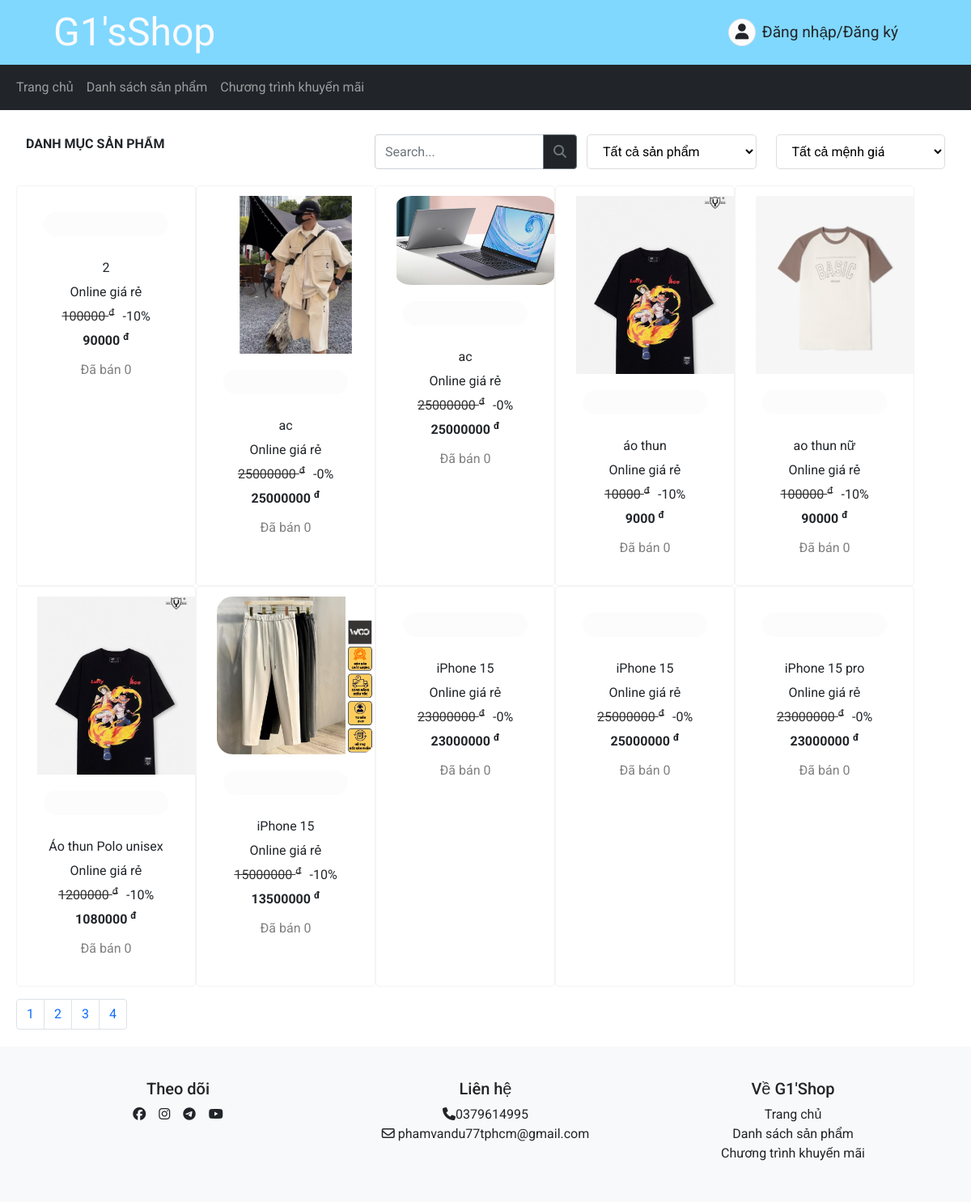
Page /index.php?page=productlist on the committed database.
### tables this page shows
CREATE TABLE IF NOT EXISTS `sanpham` (
  `id` int(11) NOT NULL AUTO_INCREMENT,
  `tenSanPham` varchar(255) NOT NULL,
  `giaBan` int(11) NOT NULL,
  `idLoaiSP` int(11) DEFAULT NULL,
  `src` varchar(255) DEFAULT '/web2/STATIC/assets/default.png',
  `moTa` text DEFAULT NULL,
  `maDVT` int(11) DEFAULT NULL,
  `trangthai` int(11) DEFAULT NULL,
  `giaNhap` int(11) DEFAULT NULL,
  PRIMARY KEY (`id`),
  KEY `idLoaiSP` (`idLoaiSP`),
  KEY `maDVT` (`maDVT`),
  CONSTRAINT `sanpham_ibfk_1` FOREIGN KEY (`idLoaiSP`) REFERENCES `loaisp` (`id`),
  CONSTRAINT `sanpham_ibfk_2` FOREIGN KEY (`maDVT`) REFERENCES `donvitinh` (`id`)
);

### MODEL/SanPhamModel.php (called while the page is built, shortened)
<?php
class SanPhamModel {
    public function getSanPhamList($start,$limit ) {
        $db = new Database();
        $conn = $db->getConnection();
        $start = intval($start);
        $limit = intval($limit);
        $sql = "SELECT s.*,
        k.giaTri,
        k.background,
        SUM(cthd.soluong) AS TongSoLuongBanDuoc,
        k.tenKhuyenMai,
        CASE
            WHEN AVG(dg.star) - FLOOR(AVG(dg.star)) >= 0.5 THEN CEIL(AVG(dg.star))
            ELSE FLOOR(AVG(dg.star))
        END AS TrungBinhStar,
        k.hansudung
        FROM sanpham s
        LEFT JOIN chitietkhuyenmai ctk ON s.id = ctk.idsanpham
        LEFT JOIN khuyenmai k ON ctk.idkhuyenmai = k.id
        LEFT JOIN danhgia dg ON s.id = dg.idsanpham
        LEFT JOIN chitiethoadon cthd ON s.id = cthd.idsanpham
        WHERE s.trangthai=1
        GROUP BY cthd.idsanpham, s.tenSanPham, s.giaBan, s.src, k.giaTri, k.tenKhuyenMai, k.hansudung
        LIMIT ?, ?
        ";
        $stmt = $conn->prepare($sql);
        $stmt->bind_param("ii", $start, $limit);
        $stmt->execute();
        $result = $stmt->get_result();
        $sanphamList = array();
        if ($result->num_rows > 0) {
            while ($row = $result->fetch_assoc()) {
                $sanphamList[] = $row;
            }
        }
        return $sanphamList;
    }
}
?>

### CONTROLLER/SanPhamController.php (called while the page is built, shortened)
<?php
class SanPhamController {
    public $sanphamModel;
    public function __construct() {
        require_once __DIR__.'\..\MODEL\SanPhamModel.php';
        $this->sanphamModel = new SanPhamModel();
    }
    public function getDataForView() {
        return $this->sanphamModel->getSanPhamList(0,10);
    }
}
?>

### VIEWS/productlist/productlist.php (the view, shortened to what this page needs)
<!DOCTYPE html>
<html lang="en">
<head>
    <link rel="stylesheet" href="/SaleSphere/STATIC/css/index.css">
    <link rel="stylesheet" href="/SaleSphere/STATIC/css/category.css">
</head>
<body>
    <?php
    require_once __DIR__.'\..\..\CONTROLLER\SanPhamController.php';
    $sanphamList = $controller->getDataForView();
    ?>
    <section class="category">
        <div class="category-right">
            <div class="category-right-top-items">
                <p id="category-tittle">DANH MỤC SẢN PHẨM</p>
            </div>
            <div class="input-group" style="max-width: 250px; max-height: 50px;">
                <input type="text" class="form-control" placeholder="Search..." aria-label="Search" aria-describedby="searchButton" id="searchInput">
                <button class="btn btn-outline-secondary bg-dark" type="button" id="searchButton">
                    <i class="fas fa-search"></i>
                </button>
                    </div>
            <div class="category-right-top-items">
                <select name="" id="" onchange="loadProducts(this.value)">
                    <option value="Tất cả sản phẩm">Tất cả sản phẩm</option>
                </select>
            </div>
            <div class="category-right-top-items">
                <select name="" id="" onchange="loadProductsTheoKhoangGia(this.value)">
                    <option value="Tất cả mệnh giá">Tất cả mệnh giá</option>
                </select>
            </div>
        </div>
        <div class="product-gallery-content-product" id="productList">
        <?php if(isset($sanphamList) && !empty($sanphamList)) {?>
            <?php foreach ($sanphamList as $sanpham): ?>
                <div class="product-gallery-content-product-item" onclick="test(<?php echo $sanpham['id']; ?>)">
                <div class="split-img">
                <img src="<?php echo $sanpham['src']; ?>" alt="" class="image-product-vip">
                </div>
                <div class="product-gallery-content-product-text" >
                <?php if ($sanpham['tenKhuyenMai']!=null && (strtotime($sanpham['hansudung'])>time() || strtotime($sanpham['hansudung'])==null)){ ?>
                    <?php if ($sanpham['background']!=null){ ?>
                    <li style="background-color:<?php echo  $sanpham['background'];  }?>;"><img src="/SaleSphere/STATIC/assets/icon-percent.webp" alt="">
                        <p><?php
                            echo $sanpham['tenKhuyenMai'];
                            ?></p>
                    </li>
                    <?php }
                    else{
                        echo '<li style="background-color: #fcfcfc;"></li>';
                    }?>
                    <li><?php echo $sanpham['tenSanPham']; ?></li>
                    <li>Online giá rẻ</li>
                    <li><a href=""><?php echo $sanpham['giaBan']; ?> <sup>đ</sup></a><span>-<?php if($sanpham['giaTri']!=null){echo $sanpham['giaTri'];}else{echo "0";} ?>%</span></li>
                    <li><?php if($sanpham['giaTri']!=null){
                        $value=$sanpham['giaBan'];
                        $khuyenmai=$sanpham['giaTri'];
                        $giaban= $value - $value *$khuyenmai/100;
                        echo $giaban;}else{echo $sanpham['giaBan'];} ?> <sup>đ</sup></li>
                    <li>
                    </li>
                    <li>
                        <p style="color: gray;">Đã bán <?php if($sanpham['TongSoLuongBanDuoc']!=null){echo$sanpham['TongSoLuongBanDuoc'];}
                        else{
                            echo "0";
                        }?></p>
                    </li>
                </div>
            </div>
            <?php endforeach; ?>
            <?php }else{
                echo "không có sản phẩm nào";
            } ?>
                </div>
        <div class="category-bottom">
            <nav aria-label="Page navigation">
                <ul class="pagination justify-content-center" id="pagination" >
                </ul>
            </nav>
        </div>
    </section>
</body>
</head>
</html>

### STATIC/css/style.css (style rules this page uses)
* { font-family: 'Dancing Script', cursive; font-family: 'Roboto', sans-serif; font-size: 1rem; }
:root { --primary-color: #80d8ff; --text-color: #FAFAFA; --black-color: #; }

### STATIC/css/index.css (style rules this page uses)
* { box-sizing: border-box; margin: 0; padding: 0; font-family: Roboto; }
li { list-style: none; }
a { text-decoration: none; color: #000; }
#searchInput { background-color: transparent; }
.product-gallery-content-product { display: flex; flex-wrap: wrap; }
.product-gallery-content-product-item { flex-basis: calc(20% - 10px); padding: 50px 12px 12px; border: 1px solid #f5f3f3; cursor: pointer; border-radius: 5px; transition: 0.3s ease; }
.split-img { max-width: 220px; max-height: 220px; display: flex; align-items: center; text-align: center; justify-content: center; overflow: hidden; margin-left: 5px; }
.image-product-vip { max-width: 100%; width: 100%; height: auto; transition: 0.3s; border-radius: 10%; object-fit: contain; object-position: center; }
.product-gallery-content-product-text { padding-top: 20px; }
.product-gallery-content-product-text li { padding-bottom: 6px; }
.product-gallery-content-product-text li:first-child { height: 30px; width: 70%; background-color: #DE1C05; display: inline-block; margin-bottom: 20px; align-items: center; line-height: 30px; border-radius: 40px; }
.product-gallery-content-product-text li:nth-child(4) a { text-decoration: line-through; color: #333; padding-right: 10px; }
.product-gallery-content-product-text li:nth-child(5) { font-weight: bold; }

### STATIC/css/category.css (style rules this page uses)
.category { padding: 10px 0 0; }
.category-right { padding: 20px; width: 100%; display: flex; }
.category-right-top-items:first-child { flex: 2; font-size: 16px; font-family: Arial, Helvetica, sans-serif; font-weight: bold; }
.category-right-top-items { flex: 1; padding: 0 12px; }
.category-right-top-items select { width: 100%; padding: 10px 15px; display: flex; justify-content: space-between; background-color: #fff; border: 1px solid #dddddd; cursor: pointer; border-radius: 5px; }
.product-gallery-content-product { padding: 0px 20px 5px 20px; }
.product-gallery-content-product-item { width: calc(20% - 12px); text-align: center; padding: 12px 0; }
.product-gallery-content-product-item img { width: 100%; }
.split-img { margin-left: 25px; max-width: 220px; max-height: 220px; display: flex; align-items: center; text-align: center; justify-content: center; overflow: hidden; }
.category-bottom { justify-content: space-between; padding: 10px 20px 5px 20px; display: flex; }

### rows in the picture
sanpham: tenSanPham "2", giaBan "100000", giaTri "10", giaban "90000"
sanpham: src (picture), tenSanPham "ac", giaBan "25000000"
sanpham: src (picture), tenSanPham "ac", giaBan "25000000"
sanpham: src (picture), tenSanPham "áo thun", giaBan "10000", giaTri "10", giaban "9000"
sanpham: src (picture), tenSanPham "ao thun nữ", giaBan "100000", giaTri "10", giaban "90000"
sanpham: src (picture), tenSanPham "Áo thun Polo unisex", giaBan "1200000", giaTri "10", giaban "1080000"
sanpham: src (picture), tenSanPham "iPhone 15", giaBan "15000000", giaTri "10", giaban "13500000"
sanpham: tenSanPham "iPhone 15", giaBan "23000000"
sanpham: tenSanPham "iPhone 15", giaBan "25000000"
sanpham: tenSanPham "iPhone 15 pro", giaBan "23000000"
